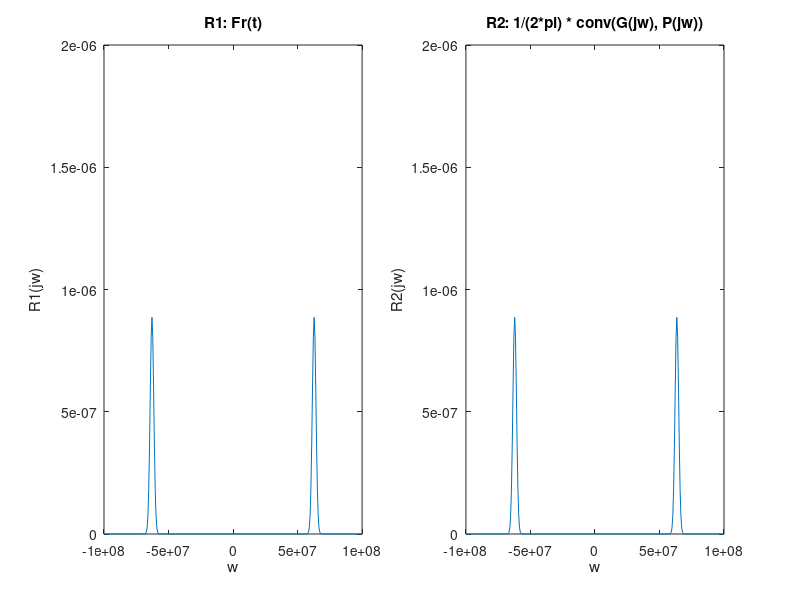

MATLAB code for this plot:
clc, clear;

micro = 10^-6;  % define micro

Fs = 5000;    % sampling freqency

% Constructing pulses
t = (-5: 1/Fs: 5 - 1/Fs) * micro;
g = exp(-t.^2 / (1 * micro)^2); % Gaussian pulse t0 = 1us
p = cos(2*pi*10^7.*t); % Cosine wave
r = g .* p;     % r(t) = g(t)p(t)

% Constructing frequency scale
df1 = Fs / length(g);   % frequency difference divided evenly regarding g
df2 = Fs / length(p);   % frequency difference divided evenly regarding p
df3 = Fs / length(r);   % frequency difference divided evenly regarding r
freq1 = (-Fs / 2: df1: Fs / 2 - df1) * 2 * pi / micro;  % set the scale to [-Fs / 2: Fs / 2) with regards to df1
freq2 = (-Fs / 2: df2: Fs / 2 - df2) * 2 * pi / micro;  % set the scale to [-Fs / 2: Fs / 2) with regards to df2
freq3 = (-Fs / 2: df3: Fs / 2 - df3) * 2 * pi / micro;  % set the scale to [-Fs / 2: Fs / 2) with regards to df3

G = fftshift(abs(fft(g))) / Fs * micro;     % Fourier transform of g(t)
P = fftshift(abs(fft(p))) / Fs * micro;     % Fourier transform of p(t)
R1 = fftshift(abs(fft(r))) / Fs * micro;    % Fourier transform of r(t)

freq4 = (-Fs + df1: df1: Fs - df1) * 2 * pi / micro;    % set the scale to [-Fs : Fs] because of convolution
R2 = (conv(G, P) * (df1 * 2 * pi / micro)) / (2*pi);    % Convolution of G, P and divided the result by 2*pi
% Because we use DT convolution to calculate CT convolution
% so we should multiply the result by the interval of the DT signals

% R1 is obtained by fourier transform of r(t)
% R2 is obtained by multiply 1/2*pi to the convolution of G(jw) and P(jw)
% plot both R1 and R2 to prove that their results are same
%Plot1: fourier transform of r(t)
subplot(1, 2, 1);
plot(freq3, R1);
axis([-100 / micro, 100 / micro, 0, 2 * micro]);
title('R1: F{r(t)}');
xlabel('w');
ylabel('R1(jw)');

%Plot2: 1/(2*pi) * conv(G(jw), P(jw))
subplot(1, 2, 2);
plot(freq4, R2);
axis([-100 / micro, 100 / micro, 0, 2 * micro]);
title('R2: 1/(2*pi) * conv(G(jw), P(jw))');
xlabel('w');
ylabel('R2(jw)');